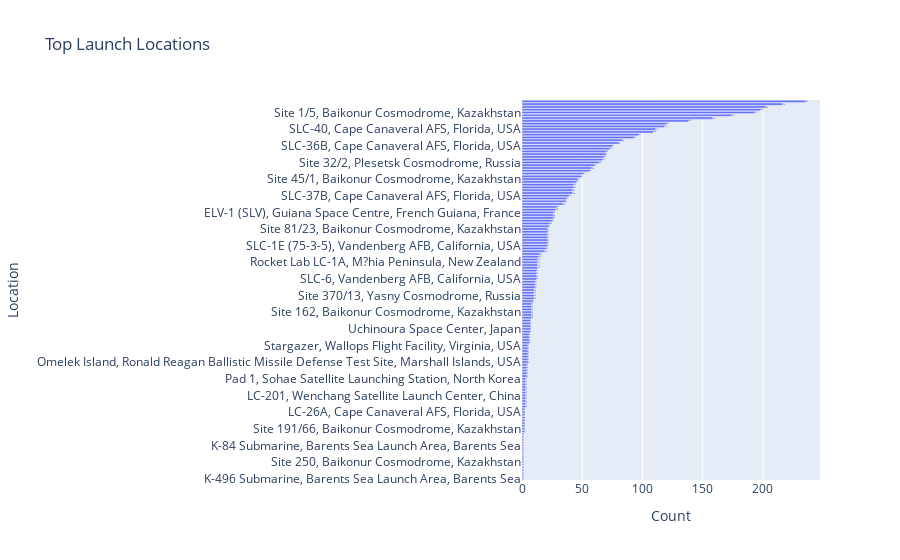

The code cell stored with this chart in its notebook:
### Markdown cell above
## Top launch locations

### Code cell
location_counts = df['Location'].value_counts().reset_index()
location_counts.columns = ['Location', 'Count']
location_counts = location_counts.sort_values(by='Count', ascending=True)

fig = px.bar(
    location_counts,
    x='Count',
    y='Location',
    title='Top Launch Locations',
    text='Count',
)
fig.show()

### Figure 1 — Plotly figure (JSON) as saved in the notebook; plotly's stock layout.template omitted (floating-point values rounded to 4 significant figures; data arrays with more than 128 entries replaced by an {"elided": "..."} marker saying what was removed)
{"data": [{"hovertemplate": "Count=%{text}<br>Location=%{y}<extra></extra>", "legendgroup": "", "marker": {"color": "#636efa", "pattern": {"shape": ""}}, "name": "", "orientation": "h", "showlegend": false, "text": {"elided": "137 float values"}, "textposition": "auto", "type": "bar", "x": {"elided": "137 int values"}, "xaxis": "x", "y": {"elided": "137 str values"}, "yaxis": "y"}], "layout": {"barmode": "relative", "legend": {"tracegroupgap": 0}, "title": {"text": "Top Launch Locations"}, "xaxis": {"anchor": "y", "domain": [0, 1], "title": {"text": "Count"}}, "yaxis": {"anchor": "x", "domain": [0, 1], "title": {"text": "Location"}}}}
